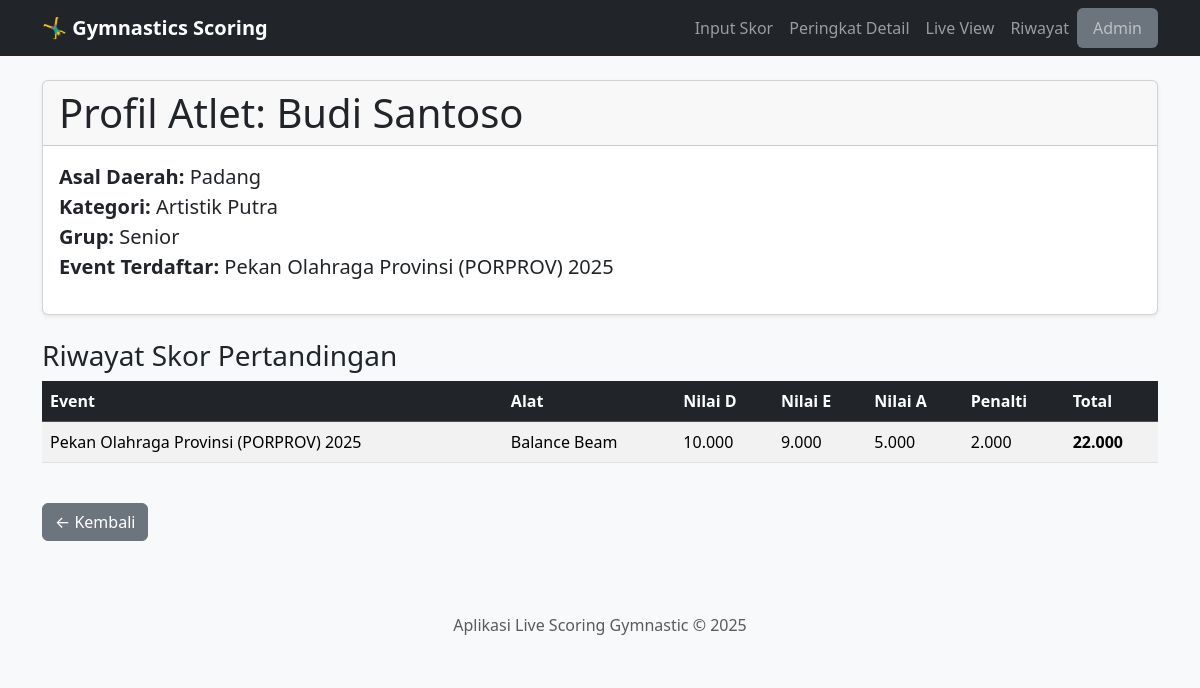
The app's page /peserta/1, older data.
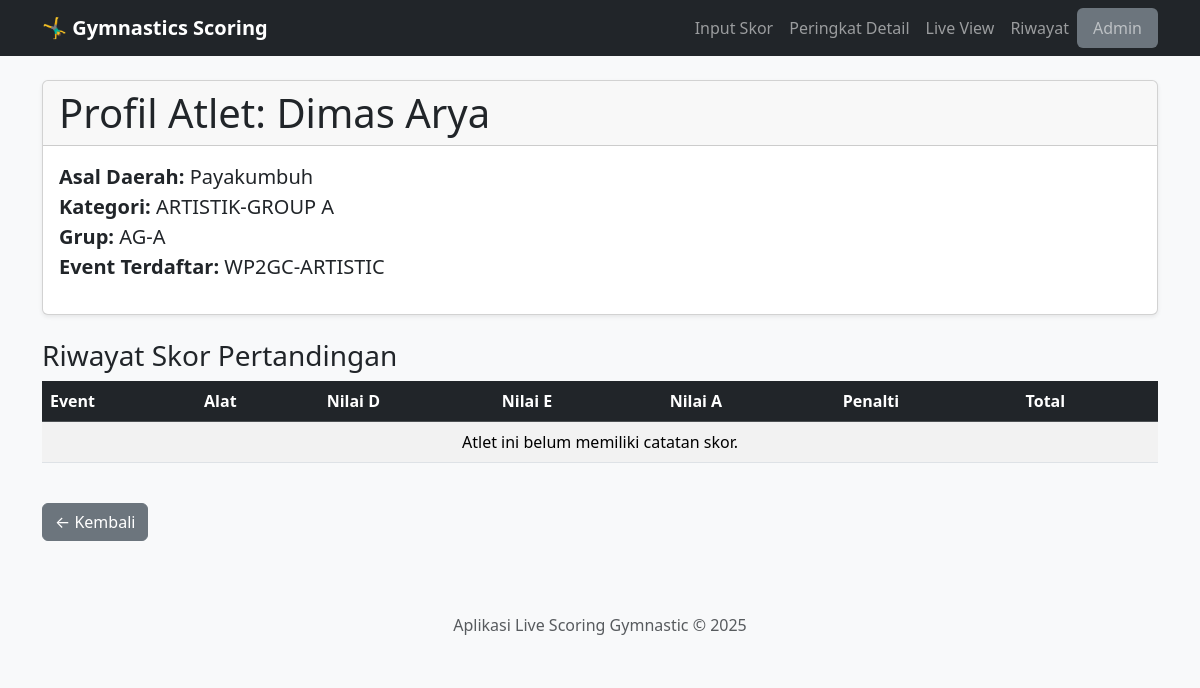
The same page, newer data.
### app.py (models this page shows)
class Peserta(db.Model):
    id = db.Column(db.Integer, primary_key=True)
    nama = db.Column(db.String(150), nullable=False)
    event_id = db.Column(db.Integer, db.ForeignKey('event.id'), nullable=False)
    daerah_id = db.Column(db.Integer, db.ForeignKey('daerah.id'), nullable=False)
    kategori_id = db.Column(db.Integer, db.ForeignKey('kategori.id'), nullable=False)
    grup_id = db.Column(db.Integer, db.ForeignKey('grup.id'), nullable=False)
    event = db.relationship('Event', backref=db.backref('peserta', lazy=True, cascade="all, delete"))
    daerah = db.relationship('Daerah', backref=db.backref('peserta', lazy=True))
    kategori = db.relationship('Kategori', backref=db.backref('peserta', lazy=True))
    grup = db.relationship('Grup', backref=db.backref('peserta', lazy=True))
    __table_args__ = {'extend_existing': True}

class Daerah(db.Model):
    id = db.Column(db.Integer, primary_key=True)
    nama = db.Column(db.String(100), unique=True, nullable=False)

class Kategori(db.Model):
    id = db.Column(db.Integer, primary_key=True)
    nama = db.Column(db.String(100), unique=True, nullable=False)

class Grup(db.Model):
    id = db.Column(db.Integer, primary_key=True)
    nama = db.Column(db.String(100), unique=True, nullable=False)

class Event(db.Model):
    id = db.Column(db.Integer, primary_key=True)
    nama = db.Column(db.String(200), nullable=False)
    tanggal = db.Column(db.Date, nullable=False)
    is_active = db.Column(db.Boolean, default=False, nullable=False)

class Skor(db.Model):
    id = db.Column(db.Integer, primary_key=True)
    event_id = db.Column(db.Integer, db.ForeignKey('event.id'), nullable=False)
    peserta_id = db.Column(db.Integer, db.ForeignKey('peserta.id'), nullable=False)
    alat_id = db.Column(db.Integer, db.ForeignKey('alat.id'), nullable=False)
    nilai_d = db.Column(db.Float, nullable=False, default=0.0)
    nilai_e = db.Column(db.Float, nullable=False, default=0.0)
    nilai_a = db.Column(db.Float, nullable=False, default=0.0)
    penalti = db.Column(db.Float, nullable=False, default=0.0)
    total_nilai = db.Column(db.Float, nullable=False, default=0.0)
    sesi_pertandingan = db.Column(db.String(100), default="current")
    event = db.relationship('Event', backref=db.backref('skor', lazy=True, cascade="all, delete"))
    peserta = db.relationship('Peserta', backref=db.backref('skor', lazy=True, cascade="all, delete"))
    alat = db.relationship('Alat')

class Alat(db.Model):
    id = db.Column(db.Integer, primary_key=True)
    nama = db.Column(db.String(100), unique=True, nullable=False)

### app.py (the view)
@app.route('/peserta/<int:peserta_id>')
def profil_peserta(peserta_id):
    peserta = Peserta.query.get_or_404(peserta_id)
    skor_peserta = Skor.query.filter_by(peserta_id=peserta.id)\
        .join(Event).order_by(Event.tanggal.desc()).all()
    return render_template('profil_peserta.html', peserta=peserta, skor_list=skor_peserta)

### templates/profil_peserta.html (shortened to what this page needs)
{% extends 'layout.html' %}
{% block content %}
<div class="card shadow-sm mb-4">
    <div class="card-header">
        <h1 class="mb-0">Profil Atlet: {{ peserta.nama }}</h1>
    </div>
    <div class="card-body">
        <p class="fs-5">
            <strong>Asal Daerah:</strong> {{ peserta.daerah.nama }} <br>
            <strong>Kategori:</strong> {{ peserta.kategori.nama }} <br>
            <strong>Grup:</strong> {{ peserta.grup.nama }} <br>
            <strong>Event Terdaftar:</strong> {{ peserta.event.nama }}
        </p>
    </div>
</div>
<h3 class="mt-4">Riwayat Skor Pertandingan</h3>
<div class="table-responsive">
    <table class="table table-striped table-hover">
        <thead class="table-dark">
            <tr>
                <th>Event</th>
                <th>Alat</th>
                <th>Nilai D</th>
                <th>Nilai E</th>
                <th>Nilai A</th>
                <th>Penalti</th>
                <th>Total</th>
            </tr>
        </thead>
        <tbody>
            {% for skor in skor_list %}
            <tr>
                <td>{{ skor.event.nama }}</td>
                <td>{{ skor.alat.nama }}</td>
                <td>{{ "%.3f"|format(skor.nilai_d) }}</td>
                <td>{{ "%.3f"|format(skor.nilai_e) }}</td>
                <td>{{ "%.3f"|format(skor.nilai_a) }}</td>
                <td>{{ "%.3f"|format(skor.penalti) }}</td>
                <td><strong>{{ "%.3f"|format(skor.total_nilai) }}</strong></td>
            </tr>
            {% else %}
            <tr><td colspan="7" class="text-center">Atlet ini belum memiliki catatan skor.</td></tr>
            {% endfor %}
        </tbody>
    </table>
</div>
<div class="mt-4">
    <a href="javascript:history.back()" class="btn btn-secondary">&larr; Kembali</a>
</div>
{% endblock %}

Row changes from the older to the newer data that the page shows:
no longer on this page (row unchanged): Daerah: daerah.nama "Padang"
removed Kategori: kategori.nama "Artistik Putra"
no longer on this page (row unchanged): Grup: grup.nama "Senior"
no longer on this page (row unchanged): Event: event.nama "Pekan Olahraga Provinsi (PORPROV) 2025"
removed Skor: event.nama "Pekan Olahraga Provinsi (PORPROV) 2025", alat.nama "Balance Beam", nilai_d "10.000", nilai_e "9.000", nilai_a "5.000", penalti "2.000", total_nilai "22.000"
changed Peserta: nama "Budi Santoso" → "Dimas Arya"
now on this page (row unchanged): Daerah: daerah.nama "Payakumbuh"
added Kategori: kategori.nama "ARTISTIK-GROUP A"
added Grup: grup.nama "AG-A"
added Event: event.nama "WP2GC-ARTISTIC"
Text that changed along with them:
text now shown: "Atlet ini belum memiliki catatan skor."
